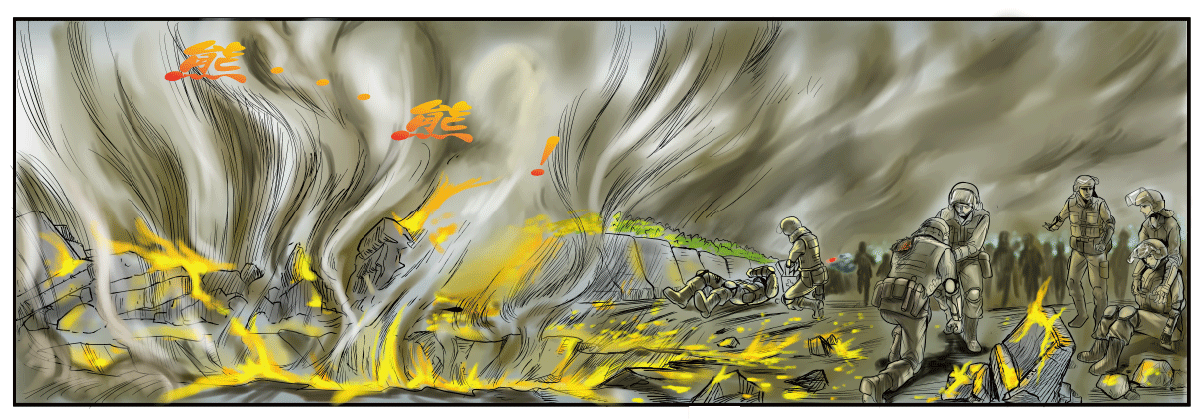
#> input picture image_converter/input_images/heip011_0000_圖層-1.png, 1204 x 419 px; its folder holds only this picture in this run
$ python convert_images.py
#> lines starting #> are read from the running program, lines starting #| are printed output that depends on the picture
from PIL import Image
import os
import re

def get_language_mode():
    while True:
        print("\n請選擇語言模式 / 请选择语言模式:")
        print("1. 繁體中文 (Traditional Chinese)")
        print("2. 简体中文 (Simplified Chinese)")
        choice = input("請輸入數字 (1 或 2): ")

        if choice in ['1', '2']:
            return choice
        print("無效的選擇，請重試 / 无效的选择，请重试\n")
#> this loop made 1 pass; the answer given on pass 1: 1

def convert_to_a4(input_path, output_path):
    # A4尺寸 (210mm x 297mm) 換算為像素 (300 DPI)
#> called with input_path = 'input_images/heip011_0000_圖層-1.png', output_path = 'output_images/11.1.png'
    a4_width_px = int(210 / 25.4 * 300)
    a4_height_px = int(297 / 25.4 * 300)

    # 打開原始圖片
    original_image = Image.open(input_path)
#> original_image is the input picture: PIL image 1204x419 P; mean R, G, B 151.8, 148.9, 120.2

    # 計算新圖片的寬度比例，確保寬度與A4對齊
    new_width = a4_width_px
    scale_ratio = new_width / original_image.width
#> scale_ratio = 2.06
    new_height = int(original_image.height * scale_ratio)
#> new_height = 863

    # 調整圖片大小
    resized_image = original_image.resize((new_width, new_height), Image.Resampling.LANCZOS)
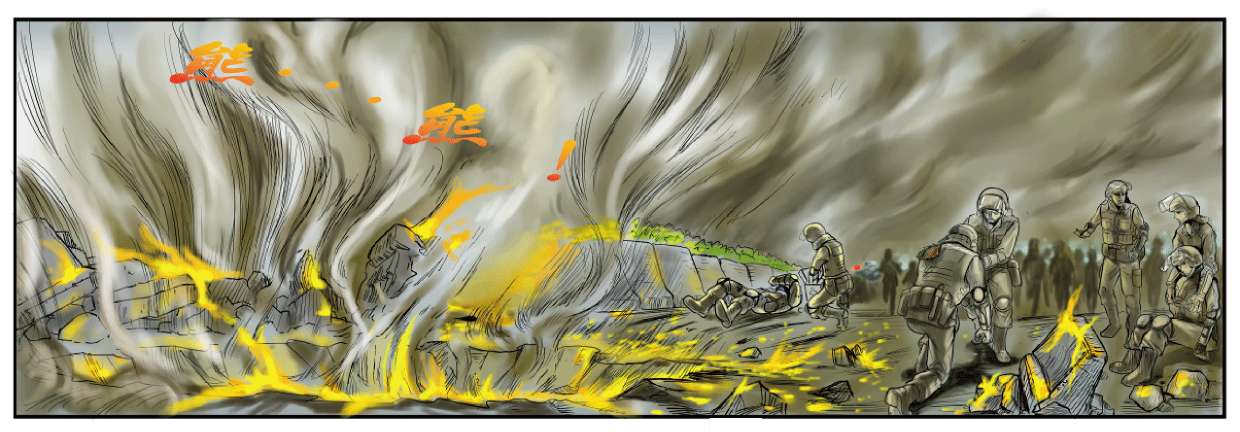
#> resized_image: PIL image 2480x863 P (shown at 1/2 size); mean R, G, B 151.9, 149, 120.3

    # 創建A4大小的白色背景
    background = Image.new("RGB", (a4_width_px, a4_height_px), "white")
#> background: PIL image 2480x3507 RGB; every value is 255

    # 將調整大小的圖片粘貼到白色背景上，居中對齊
    paste_position = (0, (a4_height_px - new_height) // 2)
#> paste_position = (0, 1322)
    background.paste(resized_image, paste_position)
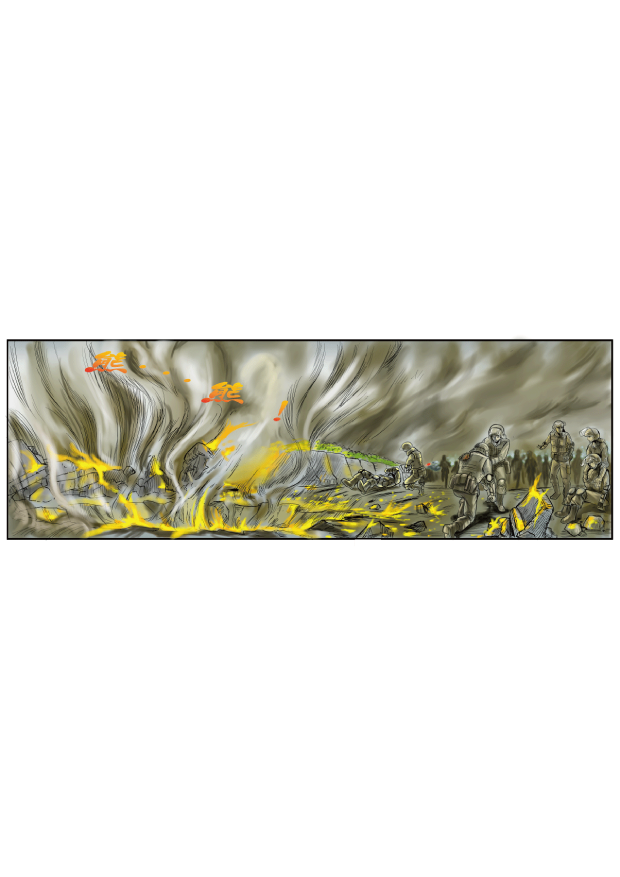
#> background: PIL image 2480x3507 RGB (shown at 1/4 size); mean R, G, B 229.6, 228.9, 221.9

    # 保存結果
    background.save(output_path)

# 獲取用戶選擇的語言模式
language_mode = get_language_mode()

# 批量處理資料夾中的所有圖片
input_folder = "input_images"
output_folder = "output_images"

# 確保輸出資料夾存在
if not os.path.exists(output_folder):
    os.makedirs(output_folder)

# 處理所有圖片
for filename in os.listdir(input_folder):
    if filename.endswith((".jpg", ".png", ".jpeg")):
        # 使用正則表達式解析檔名
        match = re.match(r'heip(\d{3})_(\d{4})_(圖層|图层)-(\d+)', filename)

        if match:
            page_number = match.group(1)  # 頁碼
            layer_number = match.group(4)  # 圖層

            # 根據語言模式生成新的檔名
            if language_mode == '1':  # 繁體中文
                new_filename = f"{int(page_number)}.{layer_number}.png"
            else:  # 简体中文
                new_filename = f"{int(page_number)}.{layer_number}z.png"

            input_path = os.path.join(input_folder, filename)
            output_path = os.path.join(output_folder, new_filename)

            convert_to_a4(input_path, output_path)
            print(f"處理 {filename} -> {new_filename}")
        else:
            print(f"無法解析檔名: {filename}")

print("\n處理完成 / 处理完成")

$ run again, on image_converter/input_images/heip011_0001_圖層-2.png
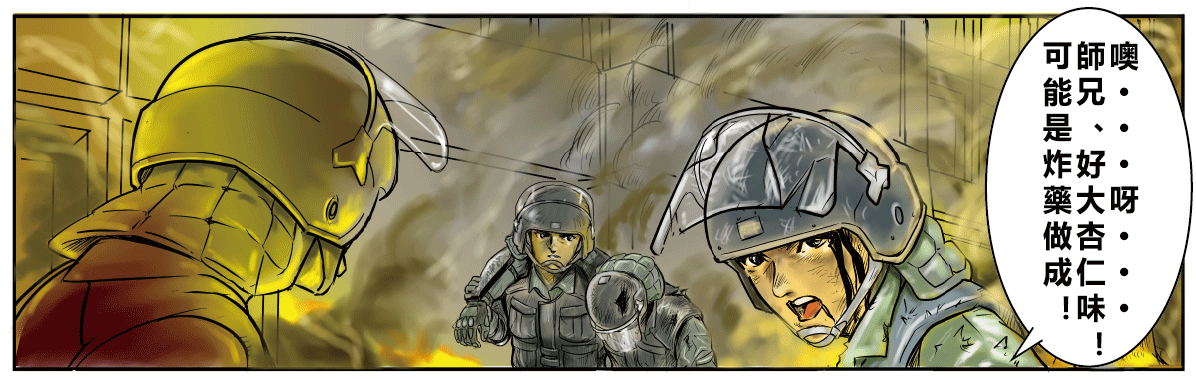
#> input picture image_converter/input_images/heip011_0001_圖層-2.png, 1196 x 379 px
#> the loop in get_language_mode, `while True:` made 1 pass; the answer given on pass 1: 1
#> in convert_to_a4, original_image is the input picture: PIL image 1196x379 P; mean R, G, B 152.4, 143.1, 106.8
#> in convert_to_a4, `resized_image = original_image.resize((new_width, new_height), Image.R..`:
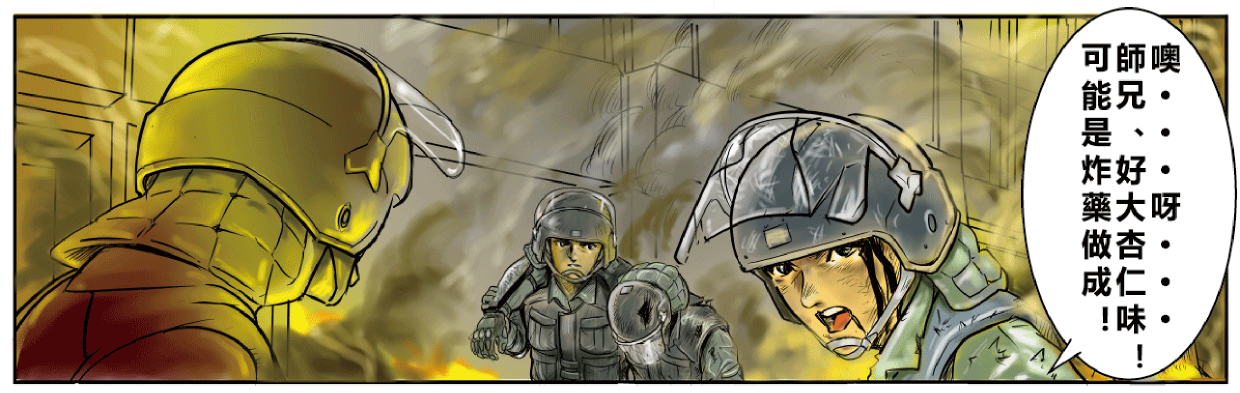
#> resized_image: PIL image 2480x785 P (shown at 1/2 size); mean R, G, B 152.5, 143.2, 107
#> in convert_to_a4, `background.paste(resized_image, paste_position)`:
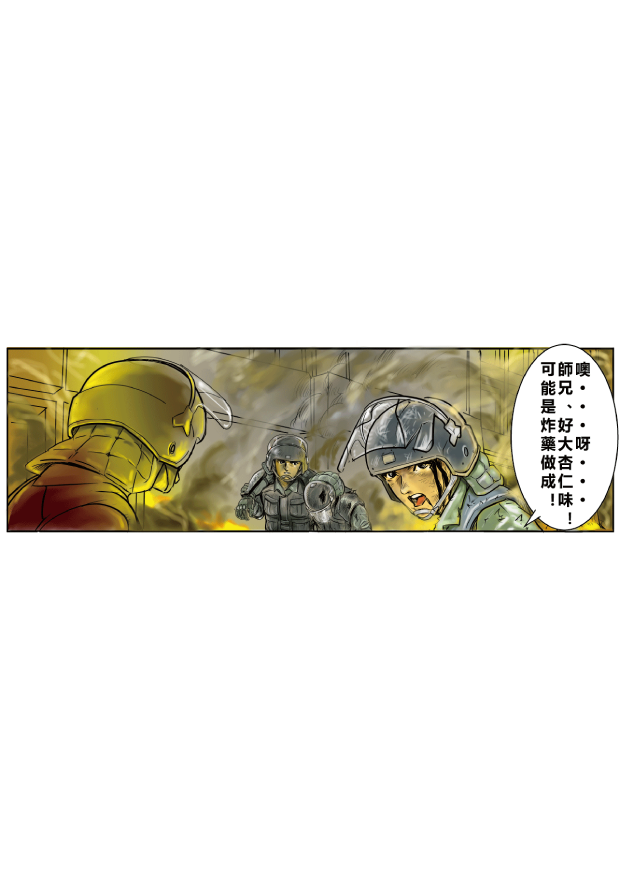
#> background: PIL image 2480x3507 RGB (shown at 1/4 size); mean R, G, B 232.1, 230, 221.9
